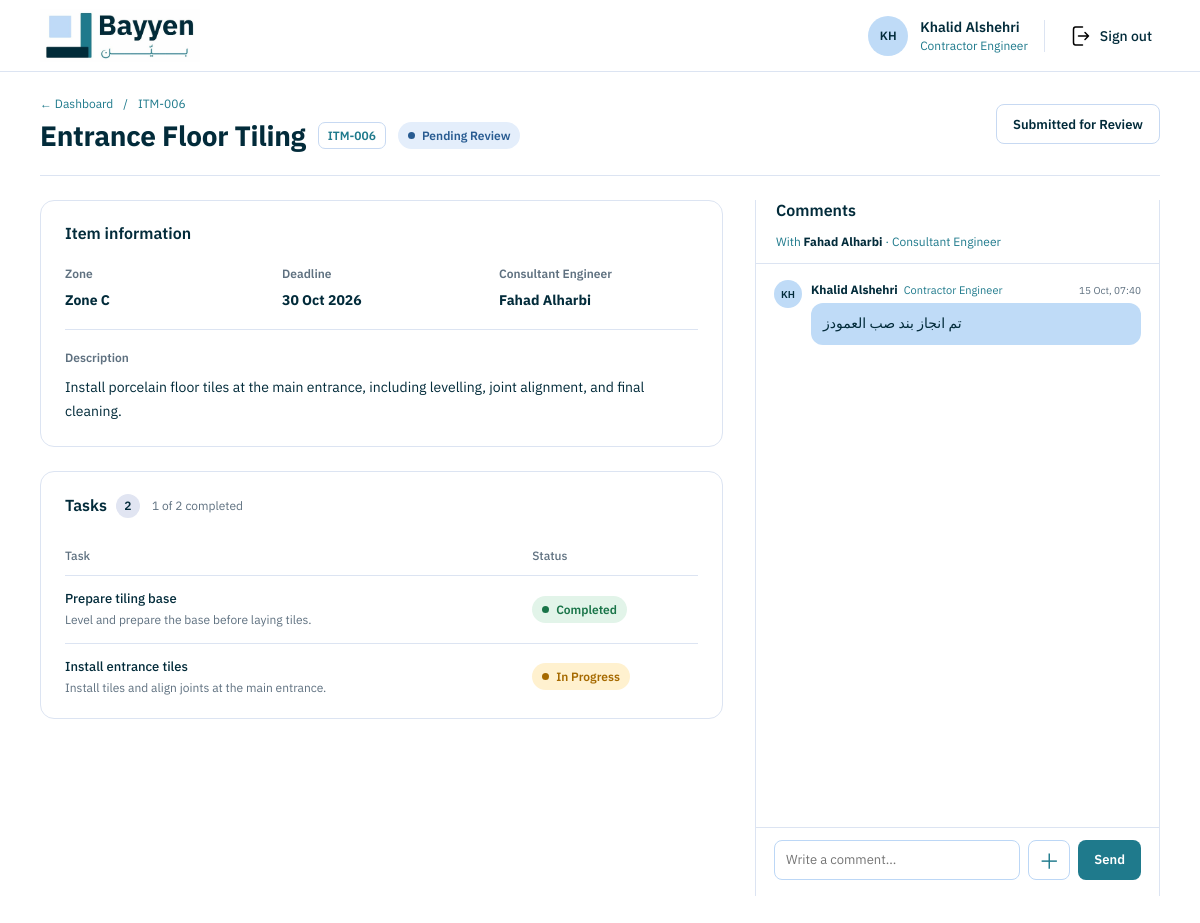
Page /contractor-engineer/items/6/ (signed in) on the earlier database version.
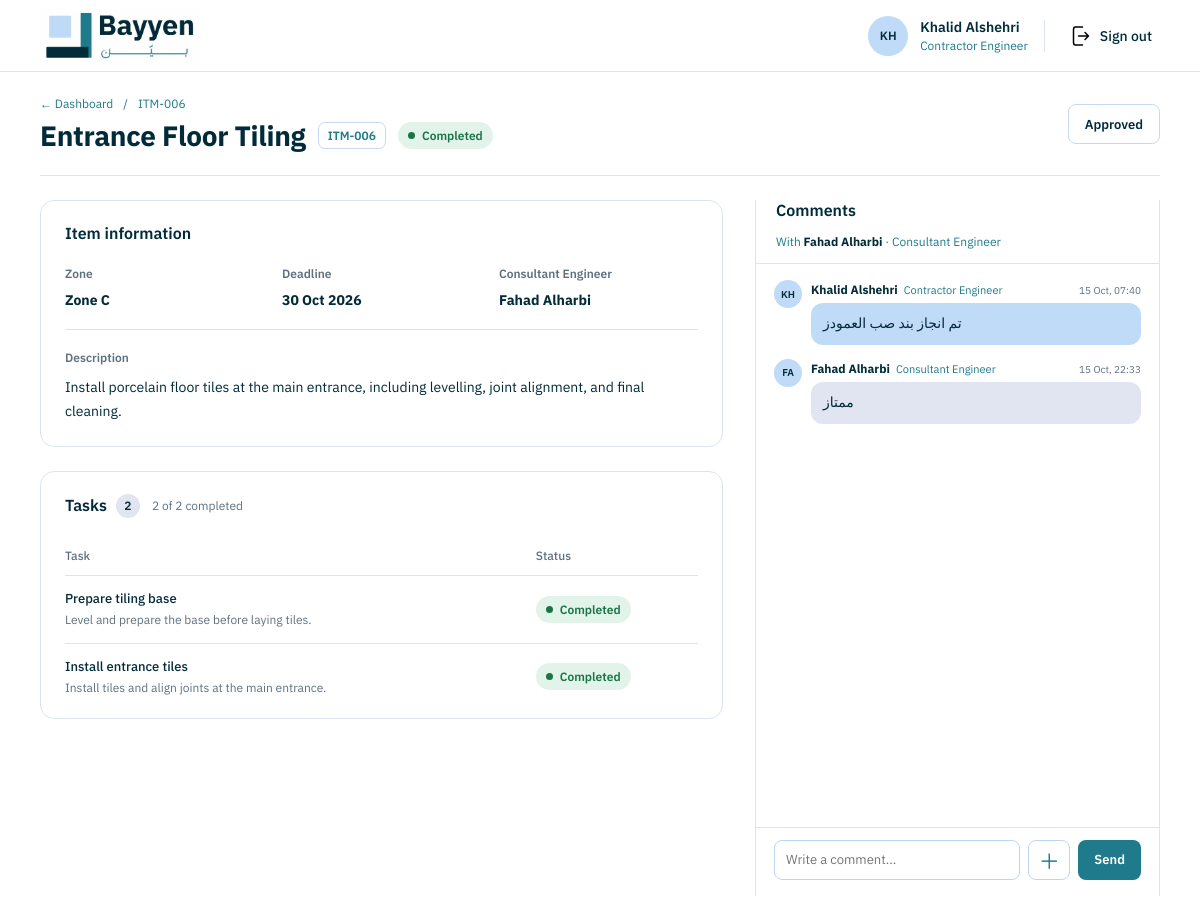
Same page on the later database version.
### core/models.py (models this page shows, shortened)
class User(AbstractUser):
    class Role(models.TextChoices):
        PROJECT_MANAGER = "PROJECT_MANAGER", "Project Manager"
        CONSULTANT_ENGINEER = "CONSULTANT_ENGINEER", "Consultant Engineer"
        SITE_ENGINEER = "SITE_ENGINEER", "Site Engineer"
        CONTRACTOR_ENGINEER = "CONTRACTOR_ENGINEER", "Contractor Engineer"
    role = models.CharField(max_length=24, choices=Role.choices)
    company_name = models.CharField(max_length=200, blank=True)

class Item(models.Model):
    class Status(models.TextChoices):
        NOT_STARTED = "NOT_STARTED", "Not Started"
        IN_PROGRESS = "IN_PROGRESS", "In Progress"
        PENDING_REVIEW = "PENDING_REVIEW", "Pending Review"
        NEEDS_REVISION = "NEEDS_REVISION", "Needs Revision"
        COMPLETED = "COMPLETED", "Completed"
    title = models.CharField(max_length=200)
    description = models.TextField()
    zone = models.CharField(max_length=100, blank=True)
    contractor_company = models.CharField(max_length=200, blank=True)
    contractor = models.ForeignKey(
        "User", on_delete=models.PROTECT, related_name="contracted_items",
        null=True, blank=True, limit_choices_to={"role": "CONTRACTOR_ENGINEER"},
    )
    due_date = models.DateField(null=True, blank=True)
    status = models.CharField(
        max_length=20,
        choices=Status.choices,
        default=Status.NOT_STARTED,
    )
    submitted_by = models.ForeignKey(
        "User",
        on_delete=models.PROTECT,
        related_name="submitted_items",
        null=True,
        blank=True,
    )
    submitted_at = models.DateTimeField(null=True, blank=True)
    submission_note = models.TextField(blank=True)

class Task(models.Model):
    class Status(models.TextChoices):
        PENDING = "PENDING", "Pending"
        IN_PROGRESS = "IN_PROGRESS", "In Progress"
        PENDING_REVIEW = "PENDING_REVIEW", "Pending Review"
        COMPLETED = "COMPLETED", "Completed"
        NEEDS_CORRECTION = "NEEDS_CORRECTION", "Needs Correction"
    item = models.ForeignKey(Item, on_delete=models.CASCADE, related_name="tasks")
    title = models.CharField(max_length=200)
    description = models.TextField(blank=True)
    area = models.CharField(max_length=100, blank=True)
    site_engineer = models.ForeignKey(
        User,
        on_delete=models.PROTECT,
        related_name="assigned_tasks",
        limit_choices_to={"role": User.Role.SITE_ENGINEER},
    )
    consultant_engineer = models.ForeignKey(
        User,
        on_delete=models.PROTECT,
        related_name="consultant_tasks",
        limit_choices_to={"role": User.Role.CONSULTANT_ENGINEER},
    )
    status = models.CharField(
        max_length=20,
        choices=Status.choices,
        default=Status.PENDING,
    )
    due_date = models.DateField(null=True, blank=True)
    updated_at = models.DateTimeField(auto_now=True)

class Message(models.Model):
    task = models.ForeignKey(
        Task,
        on_delete=models.CASCADE,
        related_name="messages",
        null=True,
        blank=True,
    )
    item = models.ForeignKey(
        Item,
        on_delete=models.CASCADE,
        related_name="messages",
        null=True,
        blank=True,
    )
    sender = models.ForeignKey(
        User,
        on_delete=models.PROTECT,
        related_name="sent_messages",
    )
    receiver = models.ForeignKey(
        User,
        on_delete=models.PROTECT,
        related_name="received_messages",
    )
    content = models.TextField(blank=True)
    attachment = models.FileField(
        upload_to="task_attachments/",
        blank=True,
        null=True,
    )
    created_at = models.DateTimeField(auto_now_add=True)
    class Meta:
        ordering = ["created_at"]

### core/views.py (the view)
@login_required(login_url="core:login")
def contractor_item_detail(request, item_id):
    if not _has_contractor_access(request.user):
        return HttpResponseForbidden("Contractor Engineer access required.")
    item = get_object_or_404(
        Item.objects.select_related("contractor"),
        pk=item_id,
        contractor=request.user,
    )
    tasks = list(
        item.tasks.select_related("site_engineer", "consultant_engineer").order_by("id")
    )
    consultant = next(
        (task.consultant_engineer for task in tasks
         if task.consultant_engineer_id and task.consultant_engineer.is_active),
        None,
    )
    if request.method == "POST":
        action = request.POST.get("action", "")
        if action == "update_task_status":
            task_id = request.POST.get("task_id")
            task = get_object_or_404(Task, pk=task_id, item=item)
            allowed_statuses = {
                Task.Status.PENDING,
                Task.Status.IN_PROGRESS,
                Task.Status.COMPLETED,
            }
            new_status = request.POST.get("status", "")
            if item.status in {Item.Status.PENDING_REVIEW, Item.Status.COMPLETED}:
                messages.error(request, "Task statuses cannot be changed while the item is under review or approved.")
            elif new_status not in allowed_statuses:
                messages.error(request, "Invalid task status.")
            else:
                task.status = new_status
                task.save(update_fields=["status", "updated_at"])
                if item.status == Item.Status.NOT_STARTED:
                    item.status = Item.Status.IN_PROGRESS
                    item.save(update_fields=["status"])
                messages.success(request, "Task status updated.")
            return redirect("core:contractor_item_detail", item_id=item.pk)
        if action == "submit_item":
            task_queryset = item.tasks.all()
            if consultant is None:
                messages.error(request, "This item has no active Consultant Engineer assigned yet.")
            elif not task_queryset.exists():
                messages.error(request, "Add at least one task before submitting this item.")
            elif task_queryset.exclude(status=Task.Status.COMPLETED).exists():
                messages.error(request, "Complete all tasks before submitting this item.")
            elif item.status == Item.Status.COMPLETED:
                messages.info(request, "This item has already been approved.")
            elif item.status == Item.Status.PENDING_REVIEW:
                messages.info(request, "This item has already been submitted for review.")
            else:
                item.status = Item.Status.PENDING_REVIEW
                item.submitted_by = request.user
                item.submitted_at = timezone.now()
                item.save(update_fields=["status", "submitted_by", "submitted_at"])
                messages.success(request, "Item submitted to the Consultant Engineer for review.")
            return redirect("core:contractor_item_detail", item_id=item.pk)
        if action == "send_comment":
            form = ItemMessageForm(request.POST, request.FILES)
            if consultant is None:
                messages.error(request, "This item has no active Consultant Engineer assigned yet.")
                return redirect("core:contractor_item_detail", item_id=item.pk)
            if form.is_valid():
                message = form.save(commit=False)
                message.item = item
                message.sender = request.user
                message.receiver = consultant
                message.save()
                messages.success(request, "Message sent to the Consultant Engineer.")
                return redirect("core:contractor_item_detail", item_id=item.pk)
            message_form = form
        else:
            return HttpResponseForbidden("This action is not available to Contractor Engineers.")
    else:
        message_form = ItemMessageForm()
    task_rows = [{"task": task} for task in tasks]
    return render(request, "core/contractor_item_detail.html", {
        "item": item,
        "tasks": tasks,
        "task_rows": task_rows,
        "completed_tasks": sum(task.status == Task.Status.COMPLETED for task in tasks),
        "consultant": consultant,
        "comments": _contractor_consultant_messages(item, request.user, consultant),
        "message_form": message_form,
    })

### core/templates/core/contractor_item_detail.html (shortened to what this page needs)
{% extends "core/base.html" %}
{% load static %}
{% block extra_css %}<link rel="stylesheet" href="{% static 'core/css/consultant_item_detail.css' %}">{% endblock %}
{% block content %}
<main class="detail-page contractor-item-detail">
  <div class="detail-heading">
    <div>
      <nav class="breadcrumbs" aria-label="Breadcrumb"><a href="{% url 'core:contractor_dashboard' %}">← Dashboard</a><span>/</span><span>ITM-{{ item.pk|stringformat:'03d' }}</span></nav>
      <div class="title-line"><h1>{{ item.title }}</h1><span class="item-code">ITM-{{ item.pk|stringformat:'03d' }}</span><span class="status-badge status-{{ item.status|lower }}">{{ item.get_status_display }}</span></div>
    </div>
    <div class="heading-actions">
      {% if item.status == 'PENDING_REVIEW' %}<span class="button button-secondary is-disabled" aria-disabled="true">Submitted for Review</span>
      {% elif item.status == 'COMPLETED' %}<span class="button button-secondary is-disabled" aria-disabled="true">Approved</span>
      {% endif %}
    </div>
  </div>
  <div class="detail-layout">
    <div class="detail-main">
      <section class="content-card item-information" aria-labelledby="item-info-heading">
        <div class="section-heading"><h2 id="item-info-heading">Item information</h2></div>
        <div class="item-facts">
          <div><span>Zone</span><strong>{{ item.zone|default:'—' }}</strong></div>
          <div><span>Deadline</span><strong>{{ item.due_date|date:'d M Y'|default:'—' }}</strong></div>
          <div><span>Consultant Engineer</span><strong>{% if consultant %}{{ consultant.get_full_name|default:consultant.username }}{% else %}—{% endif %}</strong></div>
        </div>
        <div class="description-block"><span>Description</span><p>{{ item.description|default:'No description provided.' }}</p></div>
      </section>
      <section class="content-card tasks-card" aria-labelledby="tasks-heading">
        <div class="section-heading tasks-heading"><div class="tasks-title"><h2 id="tasks-heading">Tasks <span class="count-badge">{{ tasks|length }}</span></h2><span class="tasks-progress">{{ completed_tasks }} of {{ tasks|length }} completed</span></div></div>
        <div class="task-table-wrap"><table class="task-table"><thead><tr><th>Task</th><th>Status</th></tr></thead><tbody>
        {% for row in task_rows %}<tr><td><strong>{{ row.task.title }}</strong><span class="task-description">{{ row.task.description|default:row.task.area|default:'' }}</span></td><td>{% if item.status != 'PENDING_REVIEW' and item.status != 'COMPLETED' %}<form method="post" class="task-status-form">{% csrf_token %}<input type="hidden" name="action" value="update_task_status"><input type="hidden" name="task_id" value="{{ row.task.pk }}"><label class="visually-hidden" for="task-status-{{ row.task.pk }}">Status for {{ row.task.title }}</label><select id="task-status-{{ row.task.pk }}" name="status" class="task-status-select" onchange="this.form.submit()"><option value="PENDING" {% if row.task.status == 'PENDING' %}selected{% endif %}>Pending</option><option value="IN_PROGRESS" {% if row.task.status == 'IN_PROGRESS' %}selected{% endif %}>In Progress</option><option value="COMPLETED" {% if row.task.status == 'COMPLETED' %}selected{% endif %}>Completed</option></select></form>{% else %}<span class="task-status task-{{ row.task.status|lower }}"><i></i>{{ row.task.get_status_display }}</span>{% endif %}</td></tr>
        {% empty %}<tr><td colspan="2" class="empty-tasks">No tasks have been added to this item yet.</td></tr>{% endfor %}
        </tbody></table></div>
      </section>
    </div>
    <aside class="comments-panel contractor-comments-panel" aria-labelledby="comments-heading">
      <div class="comments-heading"><h2 id="comments-heading">Comments</h2></div>
      {% if consultant %}<p class="conversation-with">With <strong>{{ consultant.get_full_name|default:consultant.username }}</strong> · Consultant Engineer</p>{% else %}<p class="conversation-with">No active Consultant Engineer is assigned to this item.</p>{% endif %}
      <div class="comment-thread" aria-live="polite">
        {% for comment in comments %}<article class="comment-message {% if comment.sender_id == request.user.id %}is-mine{% endif %}"><div class="comment-avatar">{{ comment.sender.get_full_name|default:comment.sender.username|slice:':2'|upper }}</div><div class="comment-body"><div class="comment-meta"><strong>{{ comment.sender.get_full_name|default:comment.sender.username }}</strong><span>{{ comment.sender.get_role_display }}</span><time datetime="{{ comment.created_at|date:'c' }}">{{ comment.created_at|date:'d M, H:i' }}</time></div>{% if comment.content %}<p>{{ comment.content|linebreaksbr }}</p>{% endif %}{% if comment.attachment %}<a class="attachment-link" href="{{ comment.attachment.url }}" target="_blank" rel="noopener">Open attachment</a>{% endif %}</div></article>
        {% empty %}<p class="no-comments">No messages in this conversation yet.</p>{% endfor %}
      </div>
      {% if consultant %}<form method="post" enctype="multipart/form-data" class="comment-composer"><div class="composer-fields"><div class="message-field">{{ message_form.content }}</div><label class="attachment-button" for="id_attachment" title="Attach a file">＋</label><button class="button button-primary" type="submit">Send</button></div></form>{% endif %}
    </aside>
  </div>
</main>
{% endblock %}

### core/templates/core/base.html (shortened to what this page needs)
{% load static %}
<!doctype html>
<html lang="en">
<head>
  <link rel="stylesheet" href="{% static 'core/css/base.css' %}">
  {% block extra_css %}{% endblock %}
</head>
<body>
<header class="site-top">
  {% if request.user.role == 'CONTRACTOR_ENGINEER' %}
    <a class="brand" href="{% url 'core:contractor_dashboard' %}" aria-label="Bayyen dashboard"><img src="{% static 'core/images/bayyen-logo.jpg' %}" alt="Bayyen"></a>
  {% elif request.user.role == 'CONSULTANT_ENGINEER' %}
    <a class="brand" href="{% url 'core:consultant_dashboard' %}" aria-label="Bayyen dashboard"><img src="{% static 'core/images/bayyen-logo.jpg' %}" alt="Bayyen"></a>
  {% elif request.user.role == 'PROJECT_MANAGER' %}
    <a class="brand" href="{% url 'core:project_manager_dashboard' %}" aria-label="Bayyen dashboard"><img src="{% static 'core/images/bayyen-logo.jpg' %}" alt="Bayyen"></a>
  {% else %}
    <a class="brand" href="{% url 'core:home' %}" aria-label="Bayyen home"><img src="{% static 'core/images/bayyen-logo.jpg' %}" alt="Bayyen"></a>
  {% endif %}
  {% if request.user.is_authenticated %}
  <div class="user-area">
    <div class="avatar">{{ request.user.get_full_name|default:request.user.username|slice:":2"|upper }}</div>
    <div class="user-copy"><strong>{{ request.user.get_full_name|default:request.user.username }}</strong><span>{{ request.user.get_role_display }}</span></div>
    <form method="post" action="{% url 'core:logout' %}">{% csrf_token %}<button class="signout" type="submit"><img src="{% static 'core/icons/SignOut.svg' %}" alt="">Sign out</button></form>
  </div>
  {% endif %}
</header>
{% block content %}{% endblock %}
</body>
</html>

Differences in the rows shown:
changed Item "Entrance Floor Tiling": status "Pending Review" → "Completed"
changed Task "Install entrance tiles": status "IN_PROGRESS" → "COMPLETED" (drawn); task.status "In Progress" → "Completed"
added Message: sender.get_full_name "FA", sender.get_full_name "Fahad Alharbi", sender.role "Consultant Engineer", created_at "15 Oct, 22:33", content "ممتاز"
Other differences:
{{ completed_tasks }}: "1" → "2"
text no longer shown: "Submitted for Review"
text now shown: "Approved"
